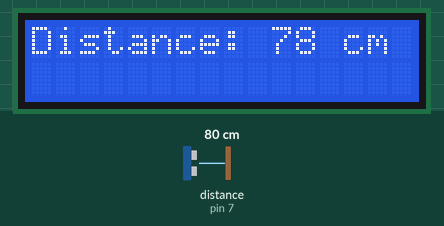
The sketch below on a simulated Arduino Uno, built with avr-gcc and run on an emulated ATmega328P. On the bench: 16×2 character LCD. Wiring (inferred from the names in the program): ultrasonic range finder: trigger pin 6; echo pin 7. The inputs (shaded band) are chosen by the test bench; at power-on: distance to the obstacle (sensor on pin 7) 80 cm. The echo pulse lasts 58.3 µs per cm.

Above: at 1.2 s.
1.3 s: distance to the obstacle (sensor on pin 7) set to 2 cm
At 2.6 s:
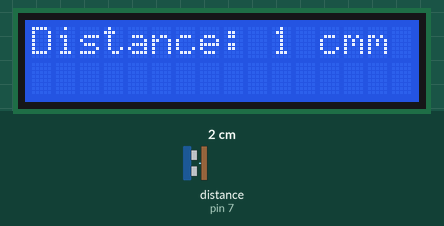
3.1 s: distance to the obstacle (sensor on pin 7) set to 4 cm
At 4.2 s:
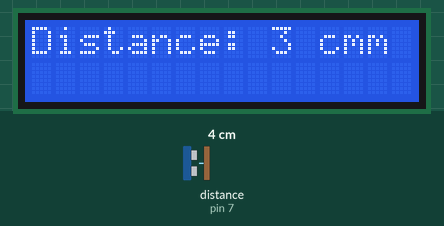
4.6 s: distance to the obstacle (sensor on pin 7) set to 9 cm
At 5.9 s:
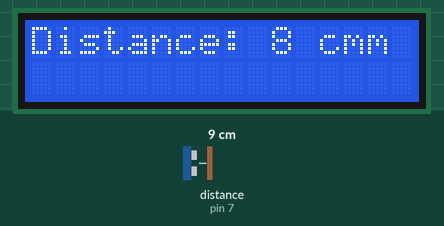
Timing chart, 0 to 7.6 s (numbered marks = the images above; inputs shaded):
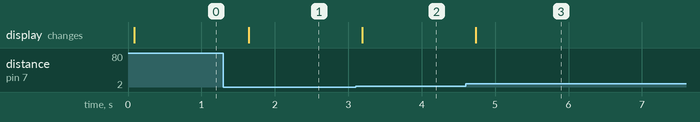

The sketch:

demo5_LCD_mit_I2C.ino
```cpp
/*
  SKETCHING MIT HARDWARE
     DMP - WS 23_24
  - Demo 5 : LCD Display mit I2C Controller (One Wire)
  This project demonstrates how to measure distances
  using a ultrasonic sensor + LCD Display + I2C Controller
  Martinez
*/

#include<Wire.h>
#include <LCD.h>
#include<LiquidCrystal_I2C.h>

LiquidCrystal_I2C lcd(0x27, 2, 1, 0, 4, 5, 6, 7, 3, POSITIVE);

const int trigPin = 6;
const int echoPin = 7;
long duration;
int distance;
#define max_distance 30  // Maximum distance we want to ping for (in centimeters).

void setup()
{
  lcd.begin(16, 2); // Initializes the interface to the LCD screen
  lcd.backlight();
  pinMode(trigPin, OUTPUT);
  pinMode(echoPin, INPUT);
}

void loop()
{
  // Write a pulse to the HC-SR04 Trigger Pin
  digitalWrite(trigPin, LOW);
  delayMicroseconds(2);
  digitalWrite(trigPin, HIGH);
  delayMicroseconds(10);
  digitalWrite(trigPin, LOW);

  // Measure the response from the HC-SR04 Echo Pin
  duration = pulseIn(echoPin, HIGH);

  // Determine distance from duration
  // Use 343 metres per second as speed of sound
  distance = duration * 0.034 / 2;

  // Prints "Distance: " on the first line of the LCD
  lcd.setCursor(0, 0);
  lcd.print("Distance: ");
  lcd.print(distance);
  lcd.print(" cm");

  // Draws bargraph on the second line of the LCD
  lcd.setCursor(0, 1);

  delay(500);
}
```

Measured:
- after the input at 1.3 s, the display: changes after 0.34 s (image 1)
- after the input at 3.1 s, the display: changes after 0.09 s (image 2)
- after the input at 4.6 s, the display: changes after 0.13 s (image 3)
